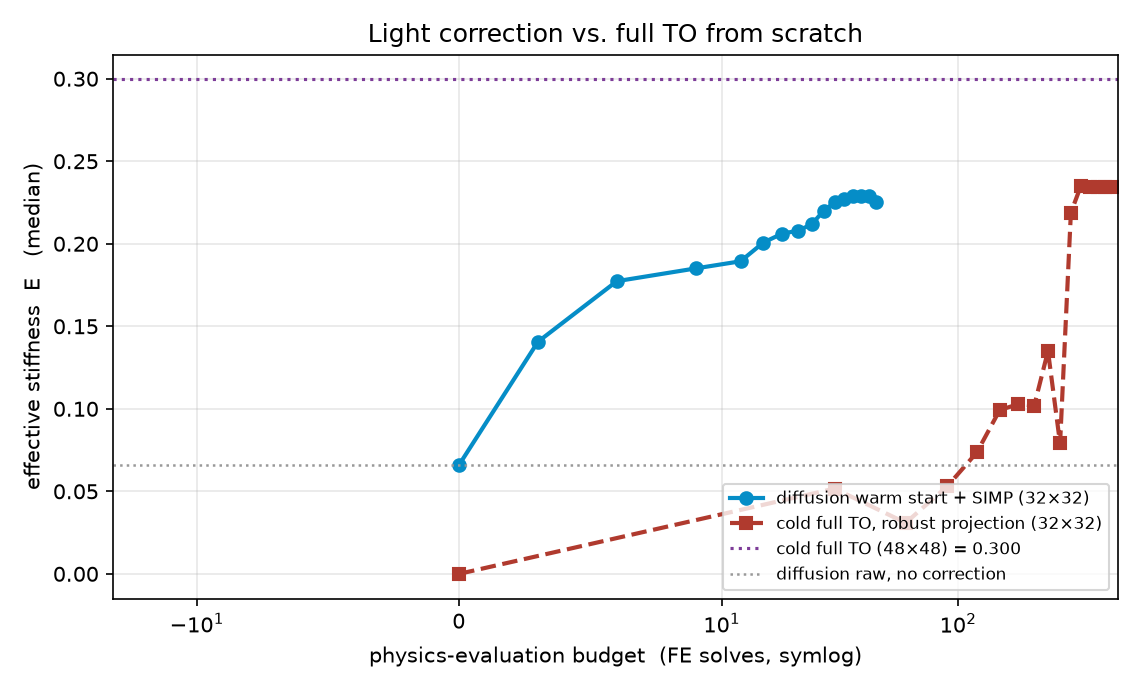

Reproduce this figure in Python.
"""Head-to-head: diffusion warm start vs. a fair cold-start full TO.

Overlays the diffusion warm-start correction-budget curve (from study_results_v2)
against the robust-projection cold-start full TO (full_to_baseline) on one
FE-solve axis, and reports the cost to reach a target stiffness for each.
"""
import os, csv
import numpy as np
import matplotlib; matplotlib.use("Agg")
import matplotlib.pyplot as plt
import full_to_baseline as ftb

HERE = os.path.dirname(os.path.abspath(__file__))

# --- diffusion warm start (std path, continuous init) from the v2 study
R = list(csv.DictReader(open(os.path.join(HERE, "study_results_v2.csv"))))
for r in R:
    r["k"] = int(r["k"]); r["E"] = float(r["E"])
def med(arm, k):
    v = [r["E"] for r in R if r["arm"] == arm and r["k"] == k]
    return float(np.median(v)) if v else np.nan
ITERS = max(r["k"] for r in R if r["arm"] == "warm_cont")
warm_fe = [0] + [3 * k for k in range(1, ITERS + 1)]
warm_E = [med("diffusion_raw", 0)] + [med("warm_cont", k) for k in range(1, ITERS + 1)]

# --- fair cold-start full TO at matched (32) and higher (48) resolution
print("running cold-start full TO (this takes ~1-2 min)...", flush=True)
_, i32 = ftb.cold_to(32, 0.5, iters=150, seed=0)
_, i48 = ftb.cold_to(48, 0.5, iters=150, seed=0)
cold32_fe = [0] + [t[0] for t in i32["traj"]]
cold32_E = [0.0] + [t[1] for t in i32["traj"]]

# --- report
warm_conv = warm_E[-1]
def budget_to(curve_fe, curve_E, target):
    return next((fe for fe, e in zip(curve_fe, curve_E) if e >= target), None)
tgt = 0.95 * warm_conv
print(f"\ndiffusion warm start (32): converged E {warm_conv:.3f}; 95% ({tgt:.3f}) by {budget_to(warm_fe, warm_E, tgt)} FE solves")
print(f"cold full TO (32): E {i32['E']:.3f} at {i32['fe_solves']} FE solves; reaches {tgt:.3f} by {budget_to(cold32_fe, cold32_E, tgt)} FE solves")
print(f"cold full TO (48): E {i48['E']:.3f} at {i48['fe_solves']} FE solves (higher res the 32x32 model can't reach)")
if budget_to(cold32_fe, cold32_E, tgt) and budget_to(warm_fe, warm_E, tgt):
    print(f"=> speed advantage: {budget_to(cold32_fe, cold32_E, tgt)/budget_to(warm_fe, warm_E, tgt):.0f}x fewer FE solves to the same stiffness")

# --- plot
fig, ax = plt.subplots(figsize=(7.6, 4.6))
ax.plot(warm_fe, warm_E, "o-", color="#058DC7", lw=2, label="diffusion warm start + SIMP (32×32)")
ax.plot(cold32_fe, cold32_E, "s--", color="#B03A2E", lw=2, label="cold full TO, robust projection (32×32)")
ax.axhline(i48["E"], color="#7D3C98", ls=":", lw=1.5, label=f"cold full TO (48×48) = {i48['E']:.3f}")
ax.axhline(med("diffusion_raw", 0), color="#999", ls=":", lw=1.2, label="diffusion raw, no correction")
ax.set_xscale("symlog", linthresh=10)
ax.set_xlabel("physics-evaluation budget  (FE solves, symlog)")
ax.set_ylabel("effective stiffness  E   (median)")
ax.set_title("Light correction vs. full TO from scratch")
ax.legend(fontsize=8, loc="lower right"); ax.grid(alpha=.3)
fig.tight_layout(); fig.savefig(os.path.join(HERE, "compare_baseline.png"), dpi=150)
print("\nwrote compare_baseline.png")
